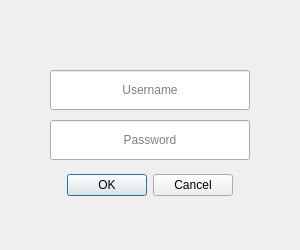
<?xml version="1.0" encoding="UTF-8"?>
<ui version="4.0">
 <class>LoginDialog</class>
 <widget class="QDialog" name="LoginDialog">
  <property name="geometry">
   <rect>
    <x>0</x>
    <y>0</y>
    <width>300</width>
    <height>250</height>
   </rect>
  </property>
  <property name="windowTitle">
   <string>Login</string>
  </property>
  <widget class="QDialogButtonBox" name="buttonBox">
   <property name="geometry">
    <rect>
     <x>0</x>
     <y>160</y>
     <width>300</width>
     <height>50</height>
    </rect>
   </property>
   <property name="orientation">
    <enum>Qt::Horizontal</enum>
   </property>
   <property name="standardButtons">
    <set>QDialogButtonBox::Cancel|QDialogButtonBox::Ok</set>
   </property>
   <property name="centerButtons">
    <bool>true</bool>
   </property>
  </widget>
  <widget class="QLineEdit" name="lineEdit_password">
   <property name="geometry">
    <rect>
     <x>50</x>
     <y>120</y>
     <width>200</width>
     <height>40</height>
    </rect>
   </property>
   <property name="echoMode">
    <enum>QLineEdit::Password</enum>
   </property>
   <property name="alignment">
    <set>Qt::AlignCenter</set>
   </property>
   <property name="placeholderText">
    <string>Password</string>
   </property>
  </widget>
  <widget class="QLineEdit" name="lineEdit_username">
   <property name="geometry">
    <rect>
     <x>50</x>
     <y>70</y>
     <width>200</width>
     <height>40</height>
    </rect>
   </property>
   <property name="mouseTracking">
    <bool>true</bool>
   </property>
   <property name="focusPolicy">
    <enum>Qt::StrongFocus</enum>
   </property>
   <property name="autoFillBackground">
    <bool>false</bool>
   </property>
   <property name="text">
    <string/>
   </property>
   <property name="alignment">
    <set>Qt::AlignCenter</set>
   </property>
   <property name="placeholderText">
    <string>Username</string>
   </property>
   <property name="clearButtonEnabled">
    <bool>false</bool>
   </property>
  </widget>
 </widget>
 <tabstops>
  <tabstop>lineEdit_username</tabstop>
  <tabstop>lineEdit_password</tabstop>
 </tabstops>
 <resources/>
 <connections>
  <connection>
   <sender>buttonBox</sender>
   <signal>accepted()</signal>
   <receiver>LoginDialog</receiver>
   <slot>accept()</slot>
   <hints>
    <hint type="sourcelabel">
     <x>248</x>
     <y>254</y>
    </hint>
    <hint type="destinationlabel">
     <x>157</x>
     <y>274</y>
    </hint>
   </hints>
  </connection>
  <connection>
   <sender>buttonBox</sender>
   <signal>rejected()</signal>
   <receiver>LoginDialog</receiver>
   <slot>reject()</slot>
   <hints>
    <hint type="sourcelabel">
     <x>316</x>
     <y>260</y>
    </hint>
    <hint type="destinationlabel">
     <x>286</x>
     <y>274</y>
    </hint>
   </hints>
  </connection>
 </connections>
</ui>
